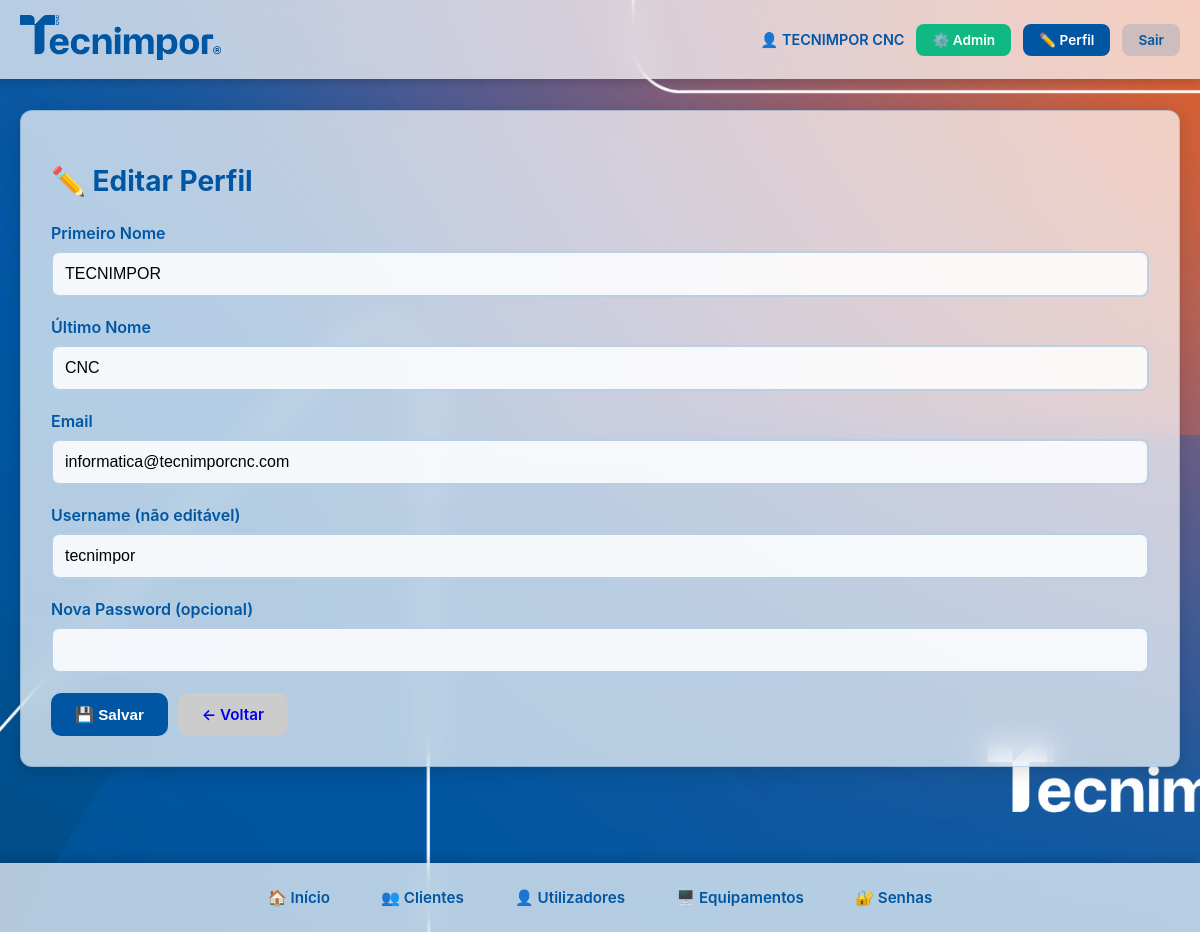
Screenshot of /perfil/ (signed in) with the database file from the repository.
### core/models.py (models this page shows, shortened)
class Usuario(AbstractUser):
    perfil = models.CharField(max_length=20, choices=Perfil.choices, default=Perfil.USER)
    tipo_empresa = models.CharField(max_length=20, choices=TipoEmpresa.choices, default=TipoEmpresa.TECNIMPOR)
    empresa_cliente = models.ForeignKey(Cliente, on_delete=models.PROTECT, null=True, blank=True, related_name='usuarios')
    class Meta:
        verbose_name = "Usuário"
        verbose_name_plural = "Usuários"

### core/views.py (the view, shortened to what this page needs)
# urls.py: path('perfil/', views.editar_perfil, name='editar_perfil'),
@login_required
def editar_perfil(request):
    return render(request, 'editar_perfil.html')

### templates/editar_perfil.html (shortened to what this page needs)
{% extends "base.html" %}
{% block content %}
<div class="card">
    <h2>✏️ Editar Perfil</h2>
    <form method="post">
        <div class="form-group"><label>Primeiro Nome</label><input type="text" name="first_name" value="{{user.first_name}}"></div>
        <div class="form-group"><label>Último Nome</label><input type="text" name="last_name" value="{{user.last_name}}"></div>
        <div class="form-group">
            <label>Email {% if user.perfil not in 'admin,superadmin' %}(não editável){% endif %}</label>
            <input type="email" name="email" value="{{user.email}}" {% if user.perfil not in 'admin,superadmin' %}readonly{% endif %}>
        </div>
        <div class="form-group"><label>Username (não editável)</label><input type="text" value="{{user.username}}" readonly></div>
        <div class="form-group"><label>Nova Password (opcional)</label><input type="password" name="new_password"></div>
        <div style="display:flex;gap:10px">
            <button type="submit" class="btn btn-primary">💾 Salvar</button>
            <a href="/" class="btn" style="background:#ccc">← Voltar</a>
        </div>
    </form>
</div>
{% endblock %}

### templates/base.html (shortened to what this page needs)
<!DOCTYPE html>
<html lang="pt">
<head>
    <link rel="stylesheet" href="/static/css/style.css">
</head>
<body>
    <header class="header-fixed">
        <div class="header-container">
            <div class="logo" onclick="window.location.href='/'">
                <img src="/static/images/Tecnimpor_logo-trim.png" alt="TECNIMPOR">
            </div>
            <div class="user-info">
                <span class="user-name">👤 {% if user.first_name %}{{user.first_name}} {{user.last_name}}{% else %}{{user.email|default:user.username}}{% endif %}</span>
                {% if user.perfil == 'superadmin' %}
                <a href="/django-admin/" target="_blank" class="btn-admin">⚙️ Admin</a>
                {% endif %}
                <a href="{% url 'editar_perfil' %}" class="btn-perfil">✏️ Perfil</a>
                <a href="{% url 'logout' %}" class="btn-logout">Sair</a>
            </div>
        </div>
    </header>
    <main class="main-content">
        <div class="container">
            {% block content %}{% endblock %}
        </div>
    </main>
    <footer class="footer-menu">
        <div class="footer-container">
            <div class="menu-items" id="footerMenuItems">
                <a href="/" class="{% if request.path == '/' %}active{% endif %}">🏠 Início</a>
                <a href="{% url 'clientes_list' %}" class="{% if '/clientes' in request.path %}active{% endif %}">👥 Clientes</a>
                <a href="{% url 'utilizadores_list' %}" class="{% if '/utilizadores' in request.path %}active{% endif %}">👤 Utilizadores</a>
                <a href="{% url 'equipamentos_list' %}" class="{% if '/equipamentos' in request.path %}active{% endif %}">🖥️ Equipamentos</a>
                <a href="{% url 'senhas_list' %}" class="{% if '/senhas' in request.path %}active{% endif %}">🔐 Senhas</a>
            </div>
        </div>
    </footer>
</body>
</html>

### static/css/style.css (style rules this page uses)
:root { --azul:#0056a2;--laranja:#EA5D0A;--branco:#fff }
body { margin:0;padding:0; font-family:-apple-system,BlinkMacSystemFont,'Segoe UI',sans-serif; background:url('/static/images/fundo_tecnimpor.jpg') center center fixed; background-size:cover; color:var(--azul); min-height:100vh; padding-bottom:100px; }
.header-fixed { position:fixed;top:0;left:0;right:0; background:rgba(255,255,255,0.70); backdrop-filter:blur(15px); box-shadow:0 2px 10px rgba(0,0,0,0.2); z-index:1000; padding:15px 0; }
.header-container { max-width:1400px; margin:0 auto; padding:0 20px; display:flex; align-items:center; justify-content:space-between; flex-wrap:wrap; gap:10px; }
.logo { cursor:pointer }
.logo img { height:45px }
.user-info { display:flex; align-items:center; gap:12px; flex-wrap:wrap; }
.user-name { font-weight:600;color:var(--azul);font-size:0.9rem }
.btn-perfil,.btn-logout,.btn-admin { padding:8px 16px; border-radius:8px; font-weight:600; font-size:0.85rem; text-decoration:none; transition:all 0.3s; white-space:nowrap; }
.btn-admin { background:#10b981;color:var(--branco) }
.btn-perfil { background:var(--azul);color:var(--branco) }
.btn-logout { background:rgba(0,86,162,0.15);color:var(--azul) }
.footer-menu { position:fixed; bottom:0; left:0; right:0; background:rgba(255,255,255,0.70); backdrop-filter:blur(15px); box-shadow:0 -2px 10px rgba(0,0,0,0.2); z-index:1000; padding:15px 0; }
.footer-container { max-width:1400px; margin:0 auto; padding:0 20px; display:flex; align-items:center; justify-content:space-between; }
.menu-items { display:flex; gap:15px; flex-wrap:wrap; flex:1; justify-content:center; }
.menu-items a { color:var(--azul); text-decoration:none; font-weight:600; font-size:0.95rem; padding:10px 18px; border-radius:8px; transition:all 0.3s; white-space:nowrap; }
.main-content { padding-top:90px; padding-bottom:20px; min-height:calc(100vh - 100px); }
.container { max-width:1400px; margin:0 auto; padding:20px; }
.card { background:rgba(255,255,255,0.70); backdrop-filter:blur(15px); border:1px solid rgba(0,86,162,0.2); border-radius:12px; padding:30px; margin-bottom:25px; box-shadow:0 4px 20px rgba(0,0,0,0.15); }
.card h2 { color:var(--azul); margin-bottom:25px; font-size:1.75rem; }
.btn { padding:12px 24px; border:none; border-radius:10px; font-weight:600; font-size:0.95rem; cursor:pointer; text-decoration:none; display:inline-flex; align-items:center; gap:8px; transition:all 0.3s; }
.btn-primary { background:var(--azul);color:var(--branco) }
.form-group { margin-bottom:20px }
label { display:block; margin-bottom:8px; color:var(--azul); font-weight:600; }
input,select,textarea { width:100%; max-width:100%; padding:12px; border:2px solid rgba(0,86,162,0.25); border-radius:8px; font-size:1rem; background:rgba(255,255,255,0.85); box-sizing:border-box; }

### rows the page displays
Usuario: first_name "TECNIMPOR", last_name "CNC", email "informatica@tecnimporcnc.com", username "tecnimpor"
